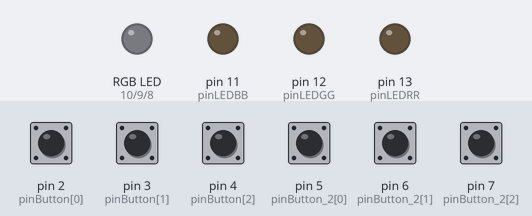
A sketch run on a simulated Arduino Uno, built with avr-gcc and run on an emulated ATmega328P. Parts: an RGB LED mixed from three pins (HIGH = lit), output pins drawn as LEDs (lit = HIGH). Dashed ring = blinking. The test bench sets the inputs (shaded band); at power-on: pin 2 (pinButton[0]), pin 3 (pinButton[1]), pin 4 (pinButton[2]), pin 5 (pinButton_2[0]), pin 6 (pinButton_2[1]), pin 7 (pinButton_2[2]) LOW. Dim RGB values are drawn brighter than linear.

Above: at 1.2 s.
1.3 s: pin 4 (pinButton[2]) pulled HIGH for 0.15 s
At 2.4 s:
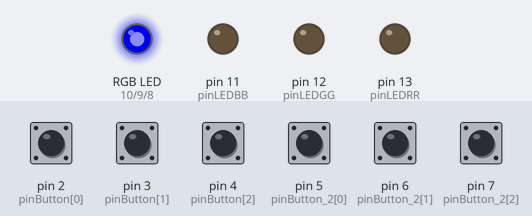
3.0 s: pin 3 (pinButton[1]) pulled HIGH for 0.15 s
At 4.4 s:
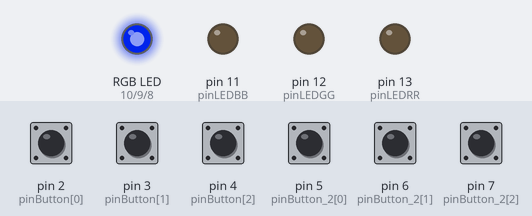
4.7 s: pin 2 (pinButton[0]) pulled HIGH for 0.15 s
At 6.1 s:
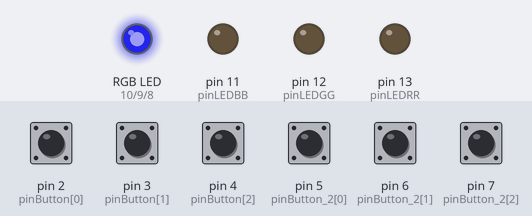
6.4 s: pin 5 (pinButton_2[0]) pulled HIGH for 0.15 s
At 7.0 s:
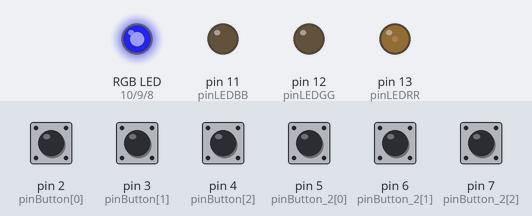
8.1 s: pin 6 (pinButton_2[1]) pulled HIGH for 0.15 s
At 8.2 s:
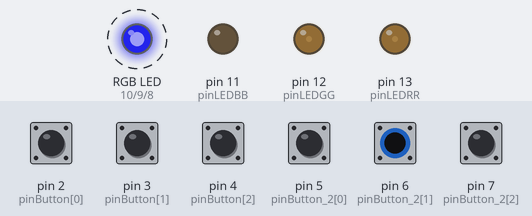
9.8 s: pin 7 (pinButton_2[2]) pulled HIGH for 0.15 s
At 10.8 s:
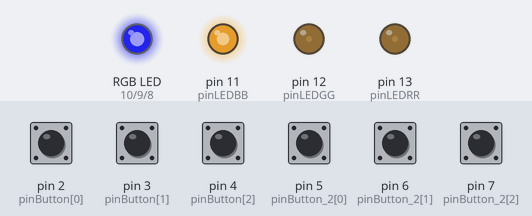
Timing chart, 0 to 12.5 s (numbered marks = the images above; inputs shaded):
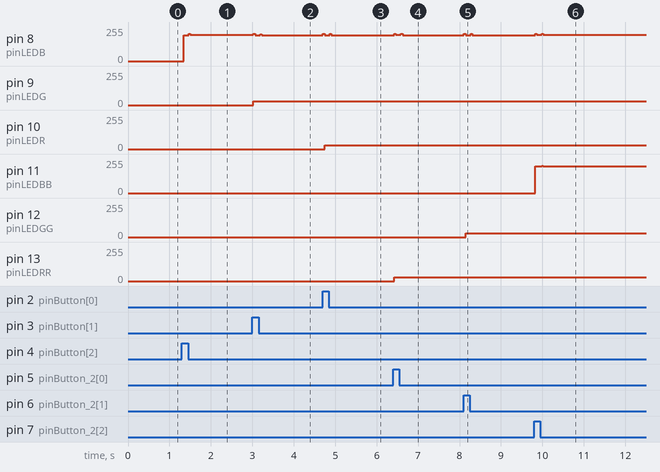

The sketch:

HW3_2.ino
```cpp
const int pinLEDR = 10;
const int pinLEDG = 9;
const int pinLEDB = 8;
const int pinLEDRR = 13;
const int pinLEDGG = 12;
const int pinLEDBB = 11;
const int pinButton[3] = {2, 3, 4};
boolean currentButton[3] = {LOW, LOW, LOW};
boolean lastButton[3] = {LOW, LOW, LOW};
const int pinButton_2[3] = {5, 6, 7};
boolean lastButton_2[3] = {LOW, LOW, LOW};
boolean currentButton_2[3] = {LOW, LOW, LOW};
int ledMode[3] = {0,0,0};
int ledMode_2[3] = {0,0,0};

void setup() {
  pinMode(pinLEDRR, OUTPUT);
  pinMode(pinLEDGG, OUTPUT);
  pinMode(pinLEDBB, OUTPUT);
  pinMode(pinLEDR, OUTPUT);
  pinMode(pinLEDG, OUTPUT);
  pinMode(pinLEDB, OUTPUT);
  pinMode(pinButton[0], INPUT);
  pinMode(pinButton[1], INPUT);
  pinMode(pinButton[2], INPUT);
  pinMode(pinButton_2[0], INPUT);
  pinMode(pinButton_2[1], INPUT);
  pinMode(pinButton_2[2], INPUT);
}

boolean debounce(boolean last, int pin) {

  boolean current = digitalRead(pin);

  if(current != last) {
    delay(5);
    current = digitalRead(pin);
  }
  return current;
}

void loop() {
  for(int i=0; i<3; i++)
  currentButton[i] = debounce(lastButton[i],pinButton[i]);

  for(int i=0; i<3; i++) {
    if(currentButton[i] == HIGH && lastButton[i] == LOW) {
      ledMode[i]++;

      if (ledMode[i] > 1)
      ledMode[i] = 0;
    }
    lastButton[i] = currentButton[i];
    setMode(ledMode[i] + 2*i);
  }

  for(int j=0; j<3; j++)
  currentButton_2[j] = debounce(lastButton_2[j],pinButton_2[j]);

   for(int j=0; j<3; j++) {
    if(currentButton_2[j] == HIGH && lastButton_2[j] == LOW) {
      ledMode_2[j]++; if (ledMode_2[j] > 1)  ledMode_2[j] = 0;
    }
    lastButton_2[j] = currentButton_2[j];
    setMode2(ledMode_2[j] + 2*j);
  }
}

void setMode(int mode) {
  switch (mode) {
    case 0: digitalWrite(pinLEDR, LOW);
            digitalWrite(pinLEDG, LOW);
            digitalWrite(pinLEDB, LOW);
            break;
    case 1: digitalWrite(pinLEDR, HIGH);
            digitalWrite(pinLEDG, LOW);
            digitalWrite(pinLEDB, LOW);
            break;
    case 2: digitalWrite(pinLEDR, LOW);
            digitalWrite(pinLEDG, LOW);
            digitalWrite(pinLEDB, LOW);
            break;
    case 3: digitalWrite(pinLEDR, LOW);
            digitalWrite(pinLEDG, HIGH);
            digitalWrite(pinLEDB, LOW);
            break;
    case 4: digitalWrite(pinLEDR, LOW);
            digitalWrite(pinLEDG, LOW);
            digitalWrite(pinLEDB, LOW);
            break;
    case 5: digitalWrite(pinLEDR, LOW);
            digitalWrite(pinLEDG, LOW);
            digitalWrite(pinLEDB, HIGH);
            break;
  }
}

void setMode2(int mode2) {
  switch (mode2) {
    case 0: digitalWrite(pinLEDRR, LOW);
            digitalWrite(pinLEDGG, LOW);
            digitalWrite(pinLEDBB, LOW);
            break;
    case 1: digitalWrite(pinLEDRR, HIGH);
            digitalWrite(pinLEDGG, LOW);
            digitalWrite(pinLEDBB, LOW);
            break;
    case 2: digitalWrite(pinLEDRR, LOW);
            digitalWrite(pinLEDGG, LOW);
            digitalWrite(pinLEDBB, LOW);
            break;
    case 3: digitalWrite(pinLEDRR, LOW);
            digitalWrite(pinLEDGG, HIGH);
            digitalWrite(pinLEDBB, LOW);
            break;
    case 4: digitalWrite(pinLEDRR, LOW);
            digitalWrite(pinLEDGG, LOW);
            digitalWrite(pinLEDBB, LOW);
            break;
    case 5: digitalWrite(pinLEDRR, LOW);
            digitalWrite(pinLEDGG, LOW);
            digitalWrite(pinLEDBB, HIGH);
            break;
  }
}
```

Measured:
- after the input at 1.3 s, pin 8 (pinLEDB): 0/255 → 195/255 after 0.05 s, → 196/255 0.12 s later
- after the input at 3.0 s, pin 8 (pinLEDB): 196/255 → 194/255 at once, → 195/255 0.16 s later; pin 9 (pinLEDG): 0/255 → 30/255 at once
- after the input at 4.7 s, pin 8 (pinLEDB): 195/255 → 194/255 after 0.17 s; pin 10 (pinLEDR): 0/255 → 29/255 after 0.05 s
- after the input at 6.4 s, pin 8 (pinLEDB): 194/255 → 196/255 at once, → 195/255 0.16 s later; pin 13 (pinLEDRR): 0/255 → 27/255 at once
- after the input at 8.1 s, pin 8 (pinLEDB): alternates 203/255 for 0.04 s and 195/255 for 0.12 s, 4 changes in all, then stays 195/255, starting at once; pin 12 (pinLEDGG): 0/255 → 27/255 after 0.05 s
- after the input at 9.8 s, pin 8 (pinLEDB): 195/255 → 196/255 at once; pin 11 (pinLEDBB): 0/255 → 199/255 at once
